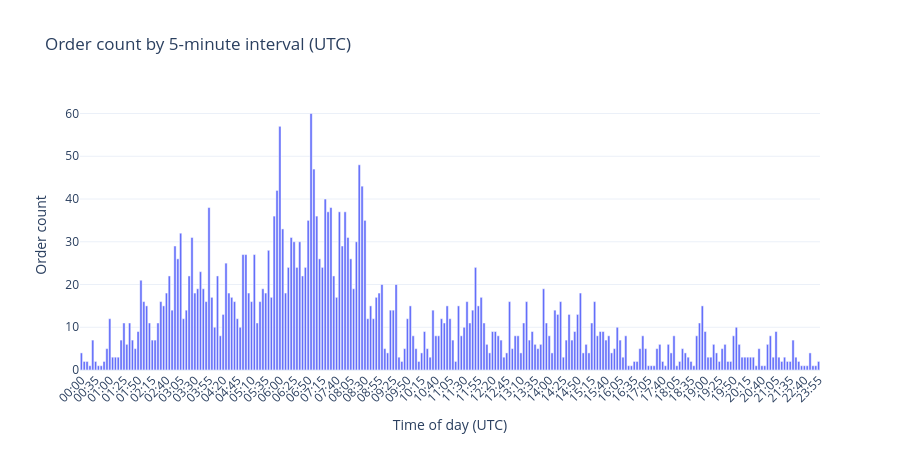

Notebook code cell kept with this figure:
### Code cell
local_orders = polybot_all['order_timestamp'].dt.tz_convert('utc')
time_of_day = local_orders.dt.floor('5min').dt.time
order_counts_5min = time_of_day.value_counts().sort_index()
order_counts_5min.index = [t.strftime('%H:%M') for t in order_counts_5min.index]

fig_time = go.Figure()
fig_time.add_trace(go.Bar(
    x=order_counts_5min.index,
    y=order_counts_5min.values,
    name='Orders'
))
fig_time.update_layout(
    title='Order count by 5-minute interval (UTC)',
    xaxis_title='Time of day (UTC)',
    yaxis_title='Order count',
    template='plotly_white', height=450,
    xaxis=dict(tickangle=-45),
)
fig_time.show()

### Figure 1 — Plotly figure (JSON) as saved in the notebook; plotly's stock layout.template omitted (floating-point values rounded to 4 significant figures; data arrays with more than 128 entries replaced by an {"elided": "..."} marker saying what was removed)
{"data": [{"name": "Orders", "type": "bar", "x": {"elided": "261 str values"}, "y": {"elided": "261 int values"}}], "layout": {"height": 450, "title": {"text": "Order count by 5-minute interval (UTC)"}, "xaxis": {"tickangle": -45, "title": {"text": "Time of day (UTC)"}}, "yaxis": {"title": {"text": "Order count"}}}}
